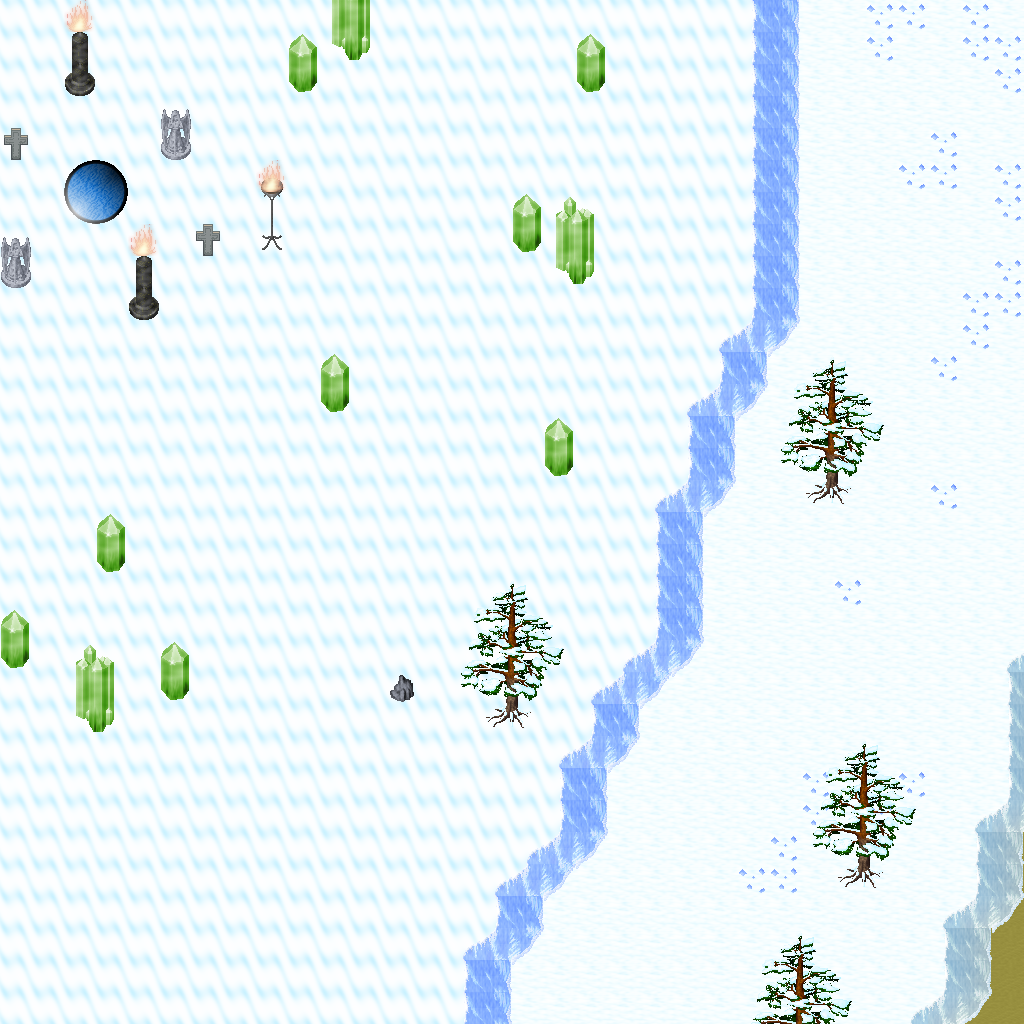

This game map was drawn from its Tiled (.tmx) file and the tilesets committed beside it. A one-line description and the trimmed map source follow:
An orthogonal 32x32 tile map with 32x32 px tiles, 5 tile layers (Ground, Objects, Objects2, Above, ...), 1 hidden layer not drawn, 47 tilesets.

<map version="1.10" tiledversion="1.11.0" orientation="orthogonal" renderorder="right-down" width="32" height="32" tilewidth="32" tileheight="32" infinite="0" nextlayerid="11" nextobjectid="1">
 <tileset firstgid="1" name="ground_ground" tilewidth="32" tileheight="32" tilecount="33" columns="3">
  <image source="../drawable/ground_ground.png" width="96" height="352" />
 </tileset>
 <tileset firstgid="34" name="ground_ice_ice" tilewidth="32" tileheight="32" tilecount="3" columns="3">
  <image source="../drawable/ground_ice_ice.png" width="96" height="32" />
 </tileset>
 <tileset firstgid="37" name="ground_earth_edges" tilewidth="32" tileheight="32" tilecount="18" columns="6">
  <image source="../drawable/ground_earth_edges.png" width="192" height="96" />
 </tileset>
 <tileset firstgid="55" name="ground_rock_pebbles" tilewidth="32" tileheight="32" tilecount="3" columns="1">
  <image source="../drawable/ground_rock_pebbles.png" width="32" height="96" />
 </tileset>
 <tileset firstgid="58" name="item_corpse_huge_animal" tilewidth="32" tileheight="32" tilecount="16" columns="2">
  <image source="../drawable/item_corpse_huge_animal.png" width="64" height="256" />
 </tileset>
 <tileset firstgid="74" name="plant_flower_daisy_white" tilewidth="32" tileheight="32" tilecount="8" columns="2">
  <image source="../drawable/plant_flower_daisy_white.png" width="64" height="128" />
 </tileset>
 <tileset firstgid="82" name="ground_ridge_earth_dark" tilewidth="32" tileheight="32" tilecount="96" columns="12">
  <image source="../drawable/ground_ridge_earth_dark.png" width="384" height="256" />
 </tileset>
 <tileset firstgid="178" name="ground_grass_edges" tilewidth="32" tileheight="32" tilecount="36" columns="12">
  <image source="../drawable/ground_grass_edges.png" width="384" height="96" />
 </tileset>
 <tileset firstgid="214" name="ground_ridge_ice_2" tilewidth="32" tileheight="32" tilecount="42" columns="7">
  <image source="../drawable/ground_ridge_ice_2.png" width="224" height="192" />
 </tileset>
 <tileset firstgid="256" name="ground_ice_glacier" tilewidth="32" tileheight="32" tilecount="1" columns="1">
  <image source="../drawable/ground_ice_glacier.png" width="32" height="32" />
 </tileset>
 <tileset firstgid="257" name="ground_ice_edges" tilewidth="32" tileheight="32" tilecount="9" columns="3">
  <image source="../drawable/ground_ice_edges.png" width="96" height="96" />
 </tileset>
 <tileset firstgid="266" name="plant_bush_large_brown" tilewidth="32" tileheight="32" tilecount="9" columns="3">
  <image source="../drawable/plant_bush_large_brown.png" width="96" height="96" />
 </tileset>
 <tileset firstgid="275" name="ground_ridge_ice" tilewidth="32" tileheight="32" tilecount="42" columns="7">
  <image source="../drawable/ground_ridge_ice.png" width="224" height="192" />
 </tileset>
 <tileset firstgid="317" name="plant_bush_various_small" tilewidth="32" tileheight="32" tilecount="9" columns="3">
  <image source="../drawable/plant_bush_various_small.png" width="96" height="96" />
 </tileset>
 <tileset firstgid="326" name="ground_rock_rocks_2" tilewidth="32" tileheight="32" tilecount="4" columns="2">
  <image source="../drawable/ground_rock_rocks_2.png" width="64" height="64" />
 </tileset>
 <tileset firstgid="330" name="building_decoration_blue_circle" tilewidth="32" tileheight="32" tilecount="4" columns="2">
  <image source="../drawable/building_decoration_blue_circle.png" width="64" height="64" />
 </tileset>
 <tileset firstgid="334" name="item_statue_cross" tilewidth="32" tileheight="32" tilecount="1" columns="1">
  <image source="../drawable/item_statue_cross.png" width="32" height="32" />
 </tileset>
 <tileset firstgid="335" name="ground_rock_green_crystal" tilewidth="32" tileheight="32" tilecount="9" columns="3">
  <image source="../drawable/ground_rock_green_crystal.png" width="96" height="96" />
 </tileset>
 <tileset firstgid="344" name="furniture_light_iron_lamp" tilewidth="32" tileheight="32" tilecount="3" columns="1">
  <image source="../drawable/furniture_light_iron_lamp.png" width="32" height="96" />
 </tileset>
 <tileset firstgid="347" name="item_statue_metal_and_stone" tilewidth="32" tileheight="32" tilecount="6" columns="3">
  <image source="../drawable/item_statue_metal_and_stone.png" width="96" height="64" />
 </tileset>
 <tileset firstgid="353" name="ground_ladder_horizontal_pale" tilewidth="32" tileheight="32" tilecount="3" columns="1">
  <image source="../drawable/ground_ladder_horizontal_pale.png" width="32" height="96" />
 </tileset>
 <tileset firstgid="356" name="plant_bush_bushes" tilewidth="32" tileheight="32" tilecount="10" columns="5">
  <image source="../drawable/plant_bush_bushes.png" width="160" height="64" />
 </tileset>
 <tileset firstgid="366" name="item_blood_floor_stain" tilewidth="32" tileheight="32" tilecount="1" columns="1">
  <image source="../drawable/item_blood_floor_stain.png" width="32" height="32" />
 </tileset>
 <tileset firstgid="367" name="item_corpse_skull_dark" tilewidth="32" tileheight="32" tilecount="2" columns="2">
  <image source="../drawable/item_corpse_skull_dark.png" width="64" height="32" />
 </tileset>
 <tileset firstgid="369" name="furniture_light_flames" tilewidth="32" tileheight="32" tilecount="6" columns="6">
  <image source="../drawable/furniture_light_flames.png" width="192" height="32" />
 </tileset>
 <tileset firstgid="375" name="logic_creature_human" tilewidth="32" tileheight="32" tilecount="5" columns="5">
  <image source="../drawable/logic_creature_human.png" width="160" height="32" />
 </tileset>
 <tileset firstgid="380" name="logic_creature_elemental" tilewidth="32" tileheight="32" tilecount="16" columns="8">
  <image source="../drawable/logic_creature_elemental.png" width="256" height="64" />
 </tileset>
 <tileset firstgid="396" name="logic_collision" tilewidth="32" tileheight="32" tilecount="1" columns="1">
  <image source="../drawable/logic_collision.png" width="32" height="32" />
 </tileset>
 <tileset firstgid="397" name="logic_creature_giant_human" tilewidth="32" tileheight="32" tilecount="16" columns="8">
  <image source="../drawable/logic_creature_giant_human.png" width="256" height="64" />
 </tileset>
 <tileset firstgid="413" name="plant_tree_taller_trees" tilewidth="32" tileheight="32" tilecount="32" columns="8">
  <image source="../drawable/plant_tree_taller_trees.png" width="256" height="128" />
 </tileset>
 <tileset firstgid="445" name="plant_tree_spruce" tilewidth="32" tileheight="32" tilecount="6" columns="2">
  <image source="../drawable/plant_tree_spruce.png" width="64" height="96" />
 </tileset>
 <tileset firstgid="451" name="plant_bush_bush_mult_colored" tilewidth="32" tileheight="32" tilecount="6" columns="3">
  <image source="../drawable/plant_bush_bush_mult_colored.png" width="96" height="64" />
 </tileset>
 <tileset firstgid="457" name="ground_ice_icehole" tilewidth="32" tileheight="32" tilecount="1" columns="1">
  <image source="../drawable/ground_ice_icehole.png" width="32" height="32" />
 </tileset>
 <tileset firstgid="458" name="logic_portal" tilewidth="32" tileheight="32" tilecount="24" columns="8">
  <image source="../drawable/logic_portal.png" width="256" height="96" />
 </tileset>
 <tileset firstgid="482" name="building_wall_int_clay" tilewidth="32" tileheight="32" tilecount="100" columns="10">
  <image source="../drawable/building_wall_int_clay.png" width="320" height="320" />
 </tileset>
 <tileset firstgid="582" name="plant_tree_pine_tree" tilewidth="32" tileheight="32" tilecount="20" columns="4">
  <image source="../drawable/plant_tree_pine_tree.png" width="128" height="160" />
 </tileset>
 <tileset firstgid="602" name="plant_tree_pine_tree_1" tilewidth="32" tileheight="32" tilecount="20" columns="4">
  <image source="../drawable/plant_tree_pine_tree_1.png" width="128" height="160" />
 </tileset>
 <tileset firstgid="622" name="plant_stump_hollow_logs" tilewidth="32" tileheight="32" tilecount="6" columns="3">
  <image source="../drawable/plant_stump_hollow_logs.png" width="96" height="64" />
 </tileset>
 <tileset firstgid="628" name="plant_stump_small_stump" tilewidth="32" tileheight="32" tilecount="4" columns="2">
  <image source="../drawable/plant_stump_small_stump.png" width="64" height="64" />
 </tileset>
 <tileset firstgid="632" name="plant_stump_stump_snow1" tilewidth="32" tileheight="32" tilecount="2" columns="2">
  <image source="../drawable/plant_stump_stump_snow1.png" width="64" height="32" />
 </tileset>
 <tileset firstgid="634" name="plant_stump_stump_snow" tilewidth="32" tileheight="32" tilecount="2" columns="2">
  <image source="../drawable/plant_stump_stump_snow.png" width="64" height="32" />
 </tileset>
 <tileset firstgid="636" name="building_decoration_rocks" tilewidth="32" tileheight="32" tilecount="6" columns="3">
  <image source="../drawable/building_decoration_rocks.png" width="96" height="64" />
 </tileset>
 <tileset firstgid="642" name="ground_rock_rocks" tilewidth="32" tileheight="32" tilecount="4" columns="2">
  <image source="../drawable/ground_rock_rocks.png" width="64" height="64" />
 </tileset>
 <tileset firstgid="646" name="plant_tree_snow_on_pine" tilewidth="32" tileheight="32" tilecount="20" columns="4">
  <image source="../drawable/plant_tree_snow_on_pine.png" width="128" height="160" />
 </tileset>
 <tileset firstgid="666" name="light_dim_light_5x5" tilewidth="32" tileheight="32" tilecount="25" columns="5">
  <image source="../drawable/light_dim_light_5x5.png" width="160" height="160" />
 </tileset>
 <tileset firstgid="691" name="logic_creature_fowl" tilewidth="32" tileheight="32" tilecount="6" columns="6">
  <image source="../drawable/logic_creature_fowl.png" width="192" height="32" />
 </tileset>
 <tileset firstgid="697" name="logic_creature_animal" tilewidth="32" tileheight="32" tilecount="32" columns="8">
  <image source="../drawable/logic_creature_animal.png" width="256" height="128" />
 </tileset>
 <layer id="1" name="Ground" width="32" height="32">
  <data>[1024 cells, 1024 non-empty, 3 distinct tile ids]</data>
 </layer>
 <layer id="2" name="Objects" width="32" height="32">
  <data>[1024 cells, 141 non-empty, 20 distinct tile ids]</data>
 </layer>
 <layer id="3" name="Objects2" width="32" height="32">
  <data>[1024 cells, 21 non-empty, 7 distinct tile ids]</data>
 </layer>
 <layer id="4" name="Above" width="32" height="32">
  <data>[1024 cells, 89 non-empty, 27 distinct tile ids]</data>
 </layer>
 <layer id="5" name="Above2" width="32" height="32">
  <data>[1024 cells, 1 non-empty, 1 distinct tile ids]</data>
 </layer>
 <layer id="6" name="Walkable" width="32" height="32" visible="0">
  <data>[1024 cells, 114 non-empty, 1 distinct tile ids]</data>
 </layer>
 <objectgroup id="7" name="Mapevents" />
 <objectgroup id="8" name="Spawn" />
 <objectgroup id="9" name="Keys" />
 <objectgroup id="10" name="Replace" />
</map>
